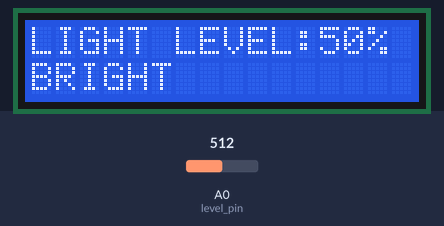
The sketch below on a simulated Arduino Uno, built with avr-gcc and run on an emulated ATmega328P. On the bench: 16×2 character LCD. The test bench sets the inputs (shaded band); at power-on: A0 (level_pin) = 512. What the sketch prints to the serial monitor is not drawn.

Above: at 3.7 s.
3.8 s: A0 (level_pin) set to 529
At 4.4 s:
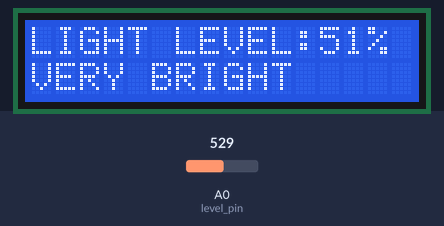
5.5 s: A0 (level_pin) set to 40
At 6.3 s:
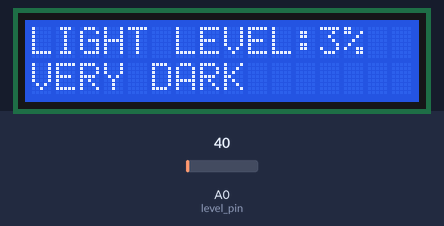
7.1 s: A0 (level_pin) set to 60
At 8.1 s:
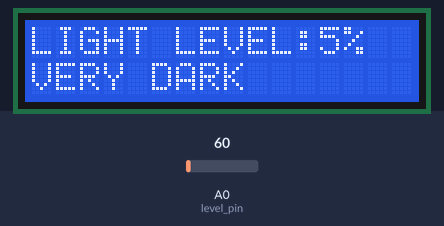
Timing chart, 0 to 10.1 s (numbered marks = the images above; inputs shaded):
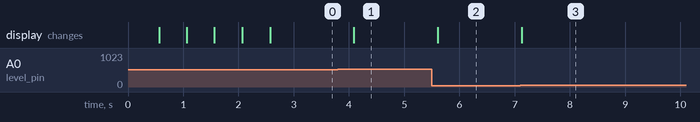

The sketch:

MyLightLevel.ino
```cpp
//This code displays the light intensity on a LCD 16*2 screen

/*
 * ON PUBLIC DOMAIN
 * Author         : Nitish Dash
 * Name           : LDR Light Level Display on 16X2 LCD
 * Created        : 12/27/2014
 * Webpage        : http://goo.gl/Er9y4l
 * Author Email   : nitishdash95@gmail.com
 * Author Website : http://www.nitishdash.com/
 **** DONOT COPY AND PLAGIARATE WITHOUT THE AUTHOR'S PERMISSIONS ****
 */

#include <LiquidCrystal.h>
LiquidCrystal lcd(12, 11, 5, 4, 3, 2);
const int level_pin = 0;

void setup() { //initialise for at least 2s
  lcd.begin(16, 2);
  lcd.print("INITIALISING");
  delay(500);
  lcd.print(".");
  delay(500);
  lcd.print(".");
  delay(500);
  lcd.print(".");
  delay(500);
  lcd.print(".");
  Serial.begin(9600); // Serial monitor begins to read in data
  delay(500);
}
void loop()
{
 int sensorValue = analogRead(A0);
 double dV = sensorValue;
 double le = (dV/1023)*100;
 int level = le;

 lcd.clear();
 lcd.setCursor(0, 0);
 lcd.print("LIGHT LEVEL:");
 lcd.print(level);
 lcd.print("%");
 lcd.setCursor(0, 1);

 if ((level >= 0) && (level <= 5))
 {
  lcd.print("VERY DARK");
 }
 else if ((level > 5) && (level <= 10))
 {
  lcd.print("DARK");
 }
 else if ((level > 10) && (level <= 50))
 {
  lcd.print("BRIGHT");
 }
 else
 {
  lcd.print("VERY BRIGHT");
 }

Serial.println(analogRead(level_pin)); // Printed data to the Serial Monitor

 delay(500);
}
//</liquidcrystal.h>
```

Measured:
- the behaviour switches between 521 and 522 on A0 (level_pin) (found by bisection; images 0 and 1)
- after the input at 3.8 s, the display: changes after 0.29 s (image 1)
- after the input at 5.5 s, the display: changes after 0.11 s (image 2)
- after the input at 7.1 s, the display: changes at once (image 3)
